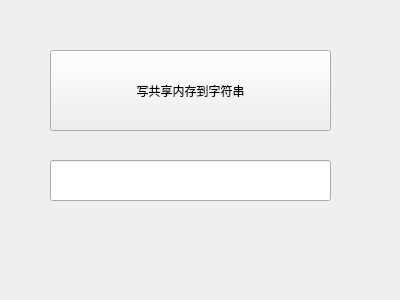
<?xml version="1.0" encoding="UTF-8"?>
<ui version="4.0">
 <class>Widget</class>
 <widget class="QWidget" name="Widget">
  <property name="geometry">
   <rect>
    <x>0</x>
    <y>0</y>
    <width>400</width>
    <height>300</height>
   </rect>
  </property>
  <property name="windowTitle">
   <string>Widget</string>
  </property>
  <widget class="QPushButton" name="pushButton">
   <property name="geometry">
    <rect>
     <x>50</x>
     <y>50</y>
     <width>281</width>
     <height>81</height>
    </rect>
   </property>
   <property name="text">
    <string>写共享内存到字符串</string>
   </property>
  </widget>
  <widget class="QLineEdit" name="lineEdit">
   <property name="geometry">
    <rect>
     <x>50</x>
     <y>160</y>
     <width>281</width>
     <height>41</height>
    </rect>
   </property>
  </widget>
 </widget>
 <layoutdefault spacing="6" margin="11"/>
 <resources/>
 <connections/>
</ui>
